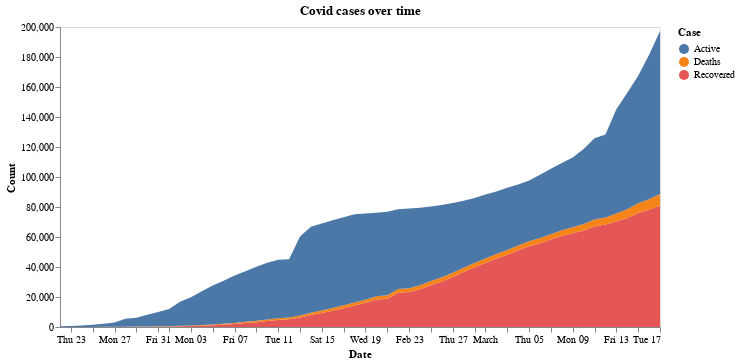

The cell this chart's notebook holds for it:
### Markdown cell above
## Case Data over Time

We will use Altair to produce charts of the case data over time. Since we want to show by country, we will create a function in which we can pass the country as a parameter.

### Code cell
def cases_over_time(country=None, province=None):
    title='Covid cases over time'
    base_data = covid_full
    
    if province:
        base_data = base_data[base_data.Province==province]
        title = f'{title} {province}'
        
    if country:
        base_data = base_data[base_data.Country==country]
        title = f'{title} {country}'
        

        
    case_data = base_data.groupby('Date')['Recovered', 'Deaths', 'Active'] \
            .sum().reset_index().melt(id_vars="Date", value_vars=['Recovered', 'Deaths', 'Active'],
                     var_name='Case', value_name='Count')
    
    ## The chart
    chart = alt.Chart(case_data).mark_area().encode(
            x='Date:T',
            y='Count:Q',
            color='Case:N'
        ).properties(
            title=title,
            width=600
            ).configure_axis(
                grid=False
            )
    return chart

cases_over_time()

### Figure 1 — Vega-Lite specification as saved in the notebook (floating-point values rounded to 4 significant figures; data arrays with more than 128 entries replaced by an {"elided": "..."} marker saying what was removed)
{"config": {"view": {"continuousWidth": 400, "continuousHeight": 300}, "axis": {"grid": false}}, "data": {"name": "data-f7f48f47fc00073aa029df95ebcf1903"}, "mark": "area", "encoding": {"color": {"type": "nominal", "field": "Case"}, "x": {"type": "temporal", "field": "Date"}, "y": {"type": "quantitative", "field": "Count"}}, "title": "Covid cases over time", "width": 600, "$schema": "https://vega.github.io/schema/vega-lite/v4.0.2.json", "datasets": {"data-f7f48f47fc00073aa029df95ebcf1903": {"elided": "168 records"}}}
